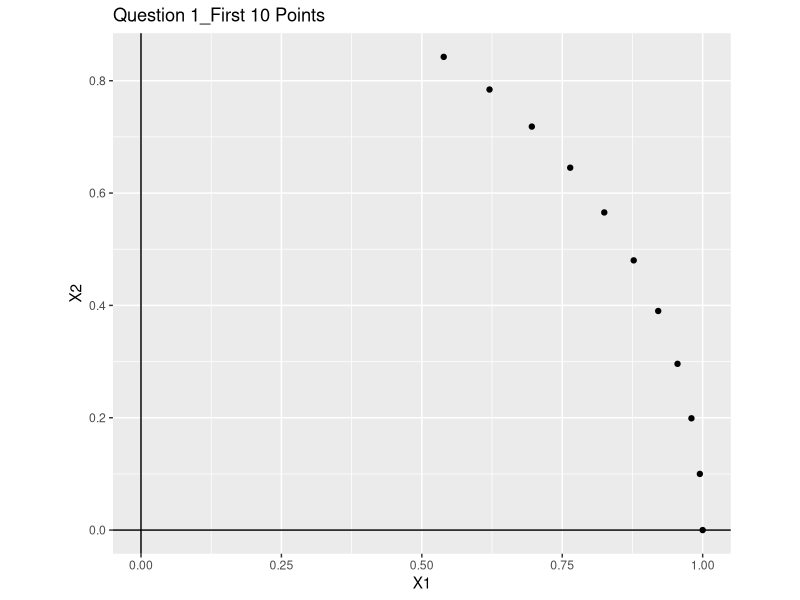
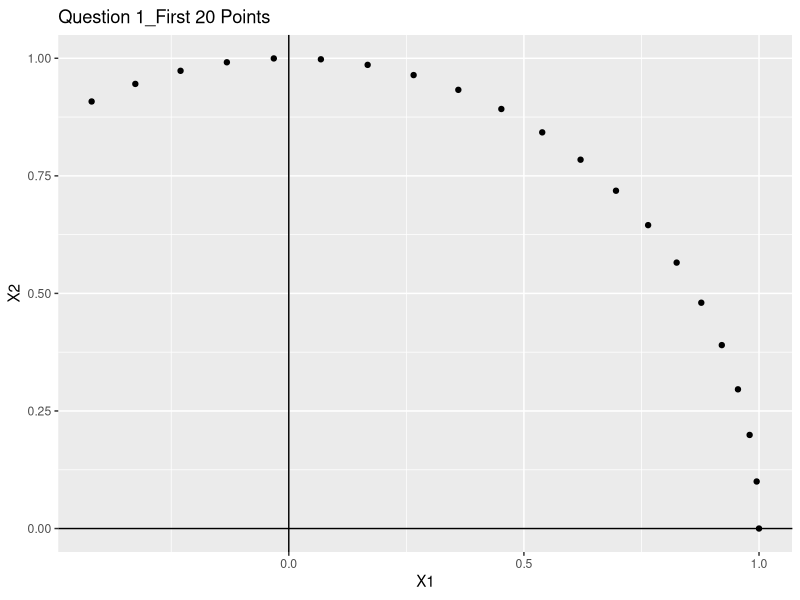
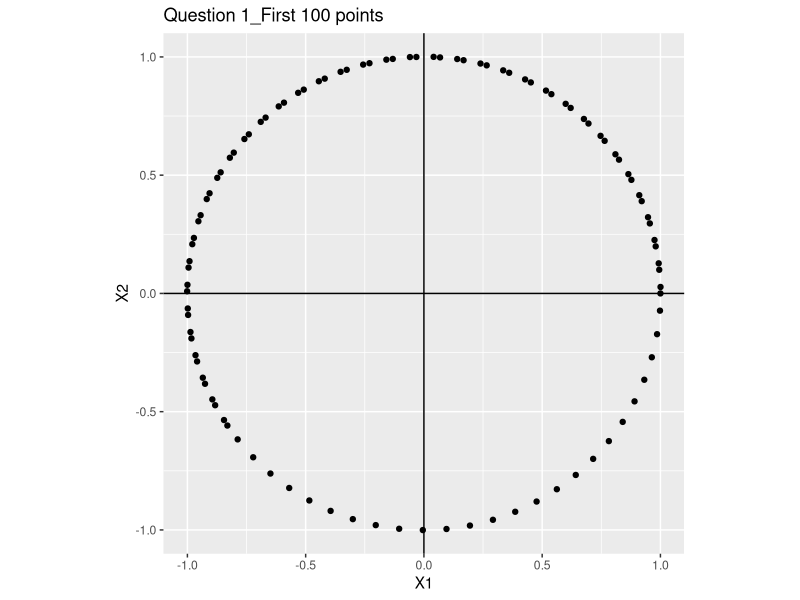
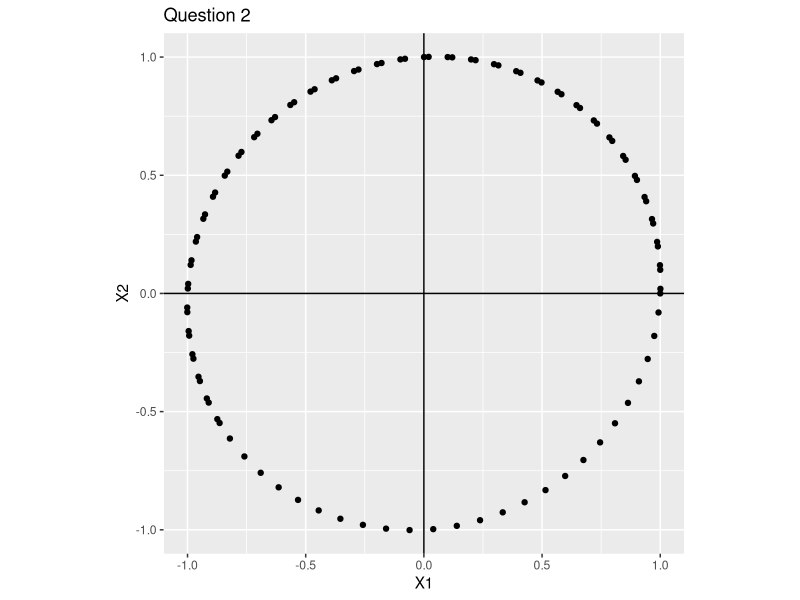
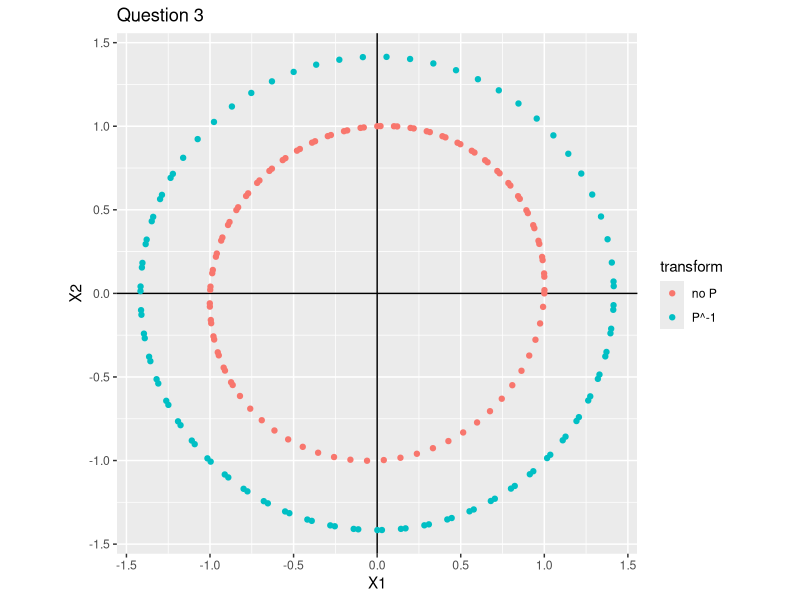
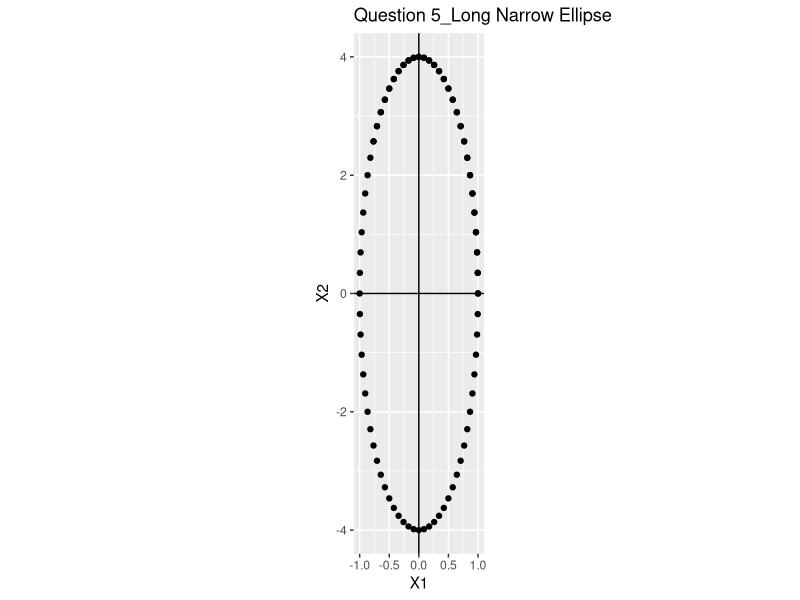
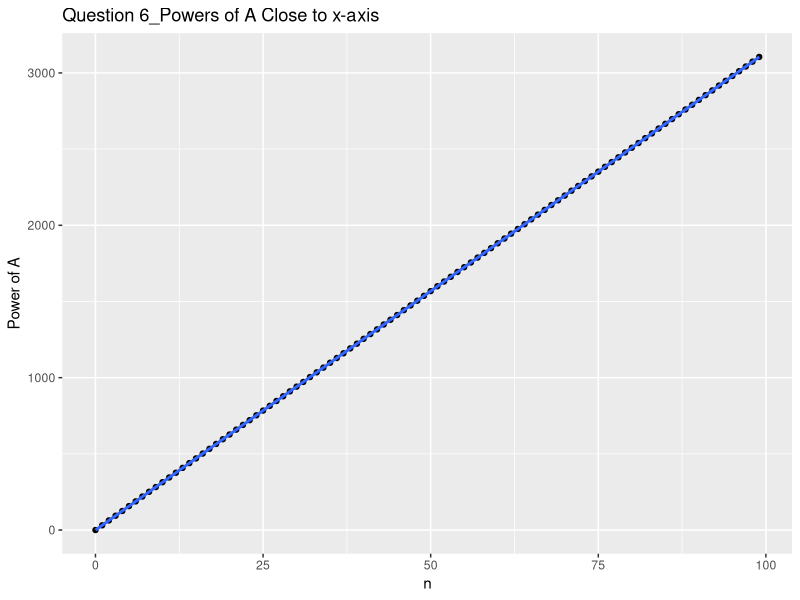
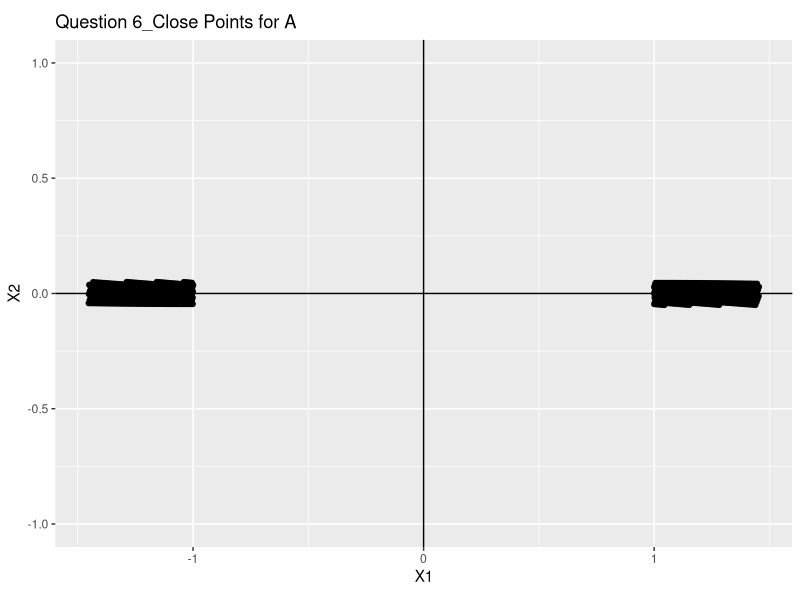

Write the R code that produced these figures, in order.
library(expm)
library(ggplot2)

# TODOS:
# 1. q1, run function for needed numbers of points and then plot them. 
# 2. q5, find a matrix that will produce the ellispe. run function and plot
# see https://en.wikipedia.org/wiki/Matrix_representation_of_conic_sections
# 3. q6, figure out what you want to define as "close" to X1 and then plot them
# 4. do q7, q8q3


# this will perform most of the computations needed

matrix.rotate <- function(x0, matrot, point){
  # start a list with x0 as its only values
  lst <- c(x0)
  
  # set up x current with the intial conditions
  x.current <- t(x0)
  
  for(i in 1:point){
    x.new <-  matrot %*% x.current
    lst <- c(lst, x.new)
    x.current <- x.new
  }
  print(lst)  
  matrix.final <- matrix(lst, nrow = 2, ncol = point + 1)
  return(matrix.final)
}

# q1 consider x(n+1) = x(n) and Ax(n)
# with A = ((.995,-.1)(.1,.995))
# pick some x in R2 and compute first 10 points
# then first 20, then first 100
#############################
#A should wrtiten in this way
#############################
A = matrix(c(.995, .1, -.1, .995), nrow = 2, ncol = 2)


x0 = matrix(c(1,0), nrow = 1, ncol = 2)

q1.10 <- matrix.rotate(x0, A, 10)
q1.20 <- matrix.rotate(x0, A, 20)
q1.100 <- matrix.rotate(x0, A, 100)

A10_df <- data.frame(t(q1.10))
A20_df <- data.frame(t(q1.20))
A100_df <- data.frame(t(q1.100))

ggplot(data = A10_df, aes(x = X1, y = X2)) +
  geom_hline(aes(yintercept = 0)) +
  geom_vline(aes(xintercept = 0)) +
  geom_point() +
  coord_equal(ratio=1) +
  ggtitle("Question 1_First 10 Points")

ggplot(data = A20_df, aes(x = X1, y = X2)) +
  geom_hline(aes(yintercept = 0)) +
  geom_vline(aes(xintercept = 0)) +
  geom_point() +
  coord_equal(ratio=1) +
  ggtitle("Question 1_First 20 Points")

ggplot(data = A100_df, aes(x = X1, y = X2)) +
  geom_hline(aes(yintercept = 0)) +
  geom_vline(aes(xintercept = 0)) +
  geom_point() +
  coord_equal(ratio=1) +
  ggtitle("Question 1_First 100 points")

# q2 now use B = ((1,-.1),(.1,.99))
# compute first 100 points and plot
#############################
#B should written in this way
#############################
B = matrix(c(1, .1, -.1, .99), nrow = 2, ncol = 2)

q2.100 <- matrix.rotate(x0, B, 5)
#############################################################
# Is here should be 100 instead of 5,as the question stated?#
#############################################################
q2.100 <- matrix.rotate(x0, B, 100)
B100_df <- data.frame(t(q2.100))
B100_df$transform <- "no P"

ggplot(data = B100_df, aes(x = X1, y = X2)) +
  geom_hline(aes(yintercept = 0)) +
  geom_vline(aes(xintercept = 0)) +
  geom_point() +
  coord_equal(ratio=1) +
  ggtitle("Question 2")

# q3 compute the Vr Vi of one of the eigen vectors of B let
# let P = (Vr,Vi) what shape will the points in q2 become
# when mulitiplied by P^-1

P <- matrix(c(0.7071, 0.0354, 0,0.7062), nrow = 2, ncol = 2)
#####################################################################
#P should be matrix(c(0.7071, -0.0354, 0,0.7062), nrow = 2, ncol = 2)
######################################################################
P <- matrix(c(0.7071, 0.0354, 0,-0.7062), nrow = 2, ncol = 2)
P.inverse <- solve(P)

q3 <- P.inverse %*%  q2.100

q3_df <- data.frame(t(q3))
q3_df$transform <- "P^-1"

q2q3_df <- rbind(B100_df, q3_df)

ggplot(data = q2q3_df, aes(x = X1, y = X2, color = transform)) +
  geom_hline(aes(yintercept = 0)) +
  geom_vline(aes(xintercept = 0)) +
  geom_point() +
  coord_equal(ratio=1) +
  ggtitle("Question 3")

# q4 Dianonalize A and B are the Vr Vi of an complex eigen
# vector are they orthogonal
########################
# prove it analytically#
########################



# q5 find a matrix such that the points form a very long narrow
# ellipse
#######################
# I can not come up one:-(
##################################

M = matrix(c(cos(5*pi/180), sin(5*pi/180), -sin(5*pi/180), cos(5*pi/180)), nrow = 2, ncol = 2)
V = matrix(c(1, 0, 0, 4), nrow = 2, ncol = 2)

x0 = matrix(c(1,0), nrow = 1, ncol = 2)

q5.100 <- matrix.rotate(x0, M, 100)

q5.100 <- V%*%q5.100

M100_df <- data.frame(t(q5.100))

ggplot(data = M100_df, aes(x = X1, y = X2)) +
  geom_hline(aes(yintercept = 0)) +
  geom_vline(aes(xintercept = 0)) +
  geom_point() +
  coord_equal(ratio=1) + 
  ggtitle("Question 5_Long Narrow Ellipse")


# q6 for E values of A compute angle by which A rotates points.
# if X(0) = (1,0) find values for n in which X(n) is very close
# the x1 axis. then repeat for B
q6.A30000 <- matrix.rotate(x0, A, 30000)
A30000_df <- data.frame(t(q6.A30000))
A30000_df$ID <- 0:(nrow(A30000_df)-1)   # note indexing by 0 corresponds to power

A30000_df.sub <- subset(A30000_df, abs(X2) < 0.05 )
nA <- A30000_df.sub[1:100,3]            # n's corresponding to close points for A
nA_df <- data.frame(nA)
nA_df$ID <- 0:(nrow(nA_df)-1)

ggplot(data = nA_df, aes(x = ID, y = nA)) +
        geom_point() +
        stat_smooth(formula = y ~ x) + 
        xlab("n") + 
        ylab("Power of A") + 
        ggtitle("Question 6_Powers of A Close to x-axis")

ggplot(data = A30000_df.sub, aes(x = X1, y = X2)) +
        geom_hline(aes(yintercept = 0)) +
        geom_vline(aes(xintercept = 0)) +
        geom_point() +
        ylim(-1,1) + 
        coord_equal(ratio=1) +
        ggtitle("Question 6_Close Points for A")


q6.B30000 <- matrix.rotate(x0, B, 30000)
B30000_df <- data.frame(t(q6.B30000))
B30000_df$ID <- 0:(nrow(A30000_df)-1)   # note indexing by 0 corresponds to power

B30000_df.sub <- subset(B30000_df, abs(X2) < 0.05 )
nB <- B30000_df.sub[1:100,3]            # n's corresponding to close points for B
nB_df <- data.frame(nA)
nB_df$ID <- 0:(nrow(nB_df)-1)

ggplot(data = nB_df, aes(x = ID, y = nB)) +
        geom_point() +
        stat_smooth(formula = y ~ x) + 
        xlab("n") + 
        ylab("Power of B")  +
        ggtitle("Question 6_Powers of B Close to x-axis")


ggplot(data = B30000_df.sub, aes(x = X1, y = X2)) +
        geom_hline(aes(yintercept = 0)) +
        geom_vline(aes(xintercept = 0)) +
        geom_point() +
        ylim(-1,1) + 
        coord_equal(ratio=1) +
        ggtitle("Question 6_Close Points for B")



# q7 compute first 100,000 points affected by A, only plot
# every 314th point, then every 3137th point.

A = matrix(c(.995, .1, -.1, .995), nrow = 2, ncol = 2)

x0 = matrix(c(1,0), nrow = 1, ncol = 2)

q7.100000 <- matrix.rotate(x0, A, 100000)

######################################################################
# here, should write another functions to make it only generates every 
######################################################################
A100000_df <- data.frame(t(q7.100000))

ggplot(data = A100000_df, aes(x = X1, y = X2)) +
  geom_hline(aes(yintercept = 0)) +
  geom_vline(aes(xintercept = 0)) +
  geom_point() +
  coord_equal(ratio=1) +
  ggtitle("Question 7_First 100000 Points")

ggplot(data = A100000_df[seq(1,nrow(A100000_df), by = 314), ], aes(x = X1, y = X2)) +
        geom_hline(aes(yintercept = 0)) +
        geom_vline(aes(xintercept = 0)) +
        geom_point() +
        coord_equal(ratio=1) +
        ggtitle("Question 7_Every 314th Point")

ggplot(data = A100000_df[seq(1,nrow(A100000_df), by = 3137), ], aes(x = X1, y = X2)) +
        geom_hline(aes(yintercept = 0)) +
        geom_vline(aes(xintercept = 0)) +
        geom_point() +
        coord_equal(ratio=1) +
        ggtitle("Question 7_Every 3137th Point")



A100000_df_1000 <- A100000_df[seq(1,nrow(A100000_df), by = 1000), ]
A100000_df_1000$transform <- "1000th"

A100000_df_17000 <- A100000_df[seq(1,nrow(A100000_df), by = 17000), ]
A100000_df_17000$transform <- "17000th"

A100000_df_2 <- rbind(A100000_df_1000,A100000_df_17000)

ggplot(data = A100000_df_2, aes(x = X1, y = X2, color = factor(transform))) +
        geom_hline(aes(yintercept = 0)) +
        geom_vline(aes(xintercept = 0)) +
        geom_point() +
        scale_color_manual(values=c("#000000", "#D55E00")) + 
        coord_equal(ratio=1) +
        ggtitle("Question 7_Every 1000th Point")


# q8 let A+ = 1.01 A solve x(n+1) = A+x(n) and plot first 200
# points repeat for .99A, 1.01B and .99B
# A+ = 1.01 A
A = matrix(c(.995, .1, -.1, .995), nrow = 2, ncol = 2)
Aplus=1.01*A

x0 = matrix(c(1,0), nrow = 1, ncol = 2)

q8.200 <- matrix.rotate(x0, Aplus, 200)
Aplus200_df <- data.frame(t(q8.200))

ggplot(data = Aplus200_df, aes(x = X1, y = X2)) +
  geom_hline(aes(yintercept = 0)) +
  geom_vline(aes(xintercept = 0)) +
  geom_point() +
  coord_equal(ratio=1) +
  ggtitle("Question 8_First 200 Points_1.01A")


#A+ = 0.99A
A = matrix(c(.995, .1, -.1, .995), nrow = 2, ncol = 2)
Apluss=0.99*A

x0 = matrix(c(1,0), nrow = 1, ncol = 2)

q88.200 <- matrix.rotate(x0, Apluss, 200)
Apluss200_df <- data.frame(t(q88.200))

ggplot(data = Apluss200_df, aes(x = X1, y = X2)) +
  geom_hline(aes(yintercept = 0)) +
  geom_vline(aes(xintercept = 0)) +
  geom_point() +
  coord_equal(ratio=1) +
  ggtitle("Question 8_First 200 Points_0.99A")

#B+ = 1.01 B
B = matrix(c(1, .1, -.1, .99), nrow = 2, ncol = 2)
Bplus=1.01*B

x0 = matrix(c(1,0), nrow = 1, ncol = 2)

q8b.200 <- matrix.rotate(x0, Bplus, 200)
Bplus200_df <- data.frame(t(q8b.200))

ggplot(data = Bplus200_df, aes(x = X1, y = X2)) +
  geom_hline(aes(yintercept = 0)) +
  geom_vline(aes(xintercept = 0)) +
  geom_point() +
  coord_equal(ratio=1) +
  ggtitle("Question 8_First 200 Points_1.01B")


#B+ = 0.99B
B = matrix(c(1, .1, -.1, .99), nrow = 2, ncol = 2)
Bpluss=0.99*A

x0 = matrix(c(1,0), nrow = 1, ncol = 2)

q88b.200 <- matrix.rotate(x0, Bpluss, 200)
Bpluss200_df <- data.frame(t(q88b.200))

ggplot(data = Bpluss200_df, aes(x = X1, y = X2)) +
  geom_hline(aes(yintercept = 0)) +
  geom_vline(aes(xintercept = 0)) +
  geom_point() +
  coord_equal(ratio=1) +
  ggtitle("Question 8_First 200 Points_0.99B")
